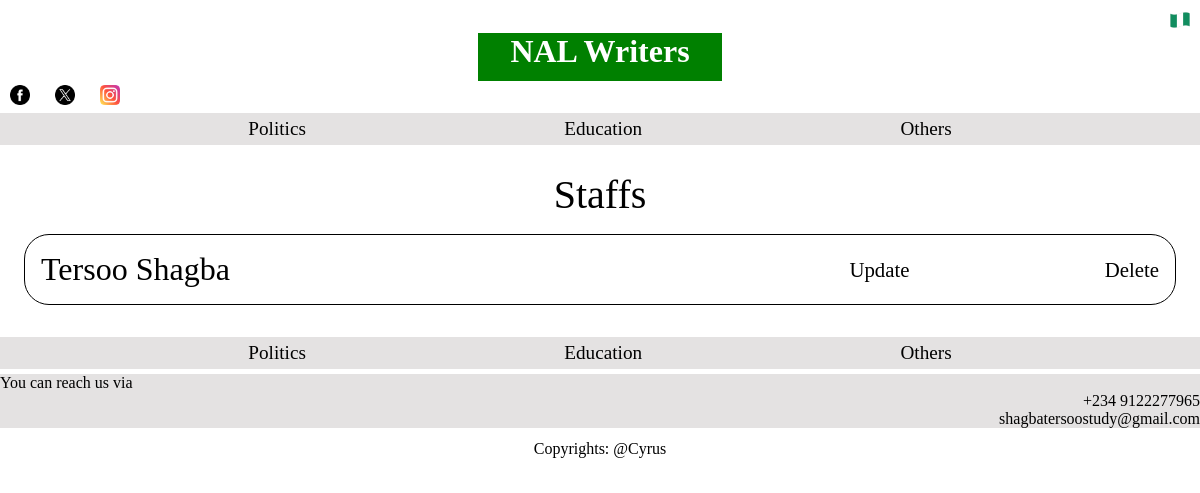
The page /staff-log/ on the database its author committed.
### base/models.py (models this page shows)
class Category(models.Model):
    name = models.CharField(max_length=50)
    def __str__(self):
        return self.name

class Staff(models.Model):
    user = models.ForeignKey(User, on_delete=models.CASCADE, null=False)
    field = models.CharField(max_length=50, null=False)
    date_of_birth = models.DateField()
    avatar = models.ImageField(default="avatar.jpeg", null=False)

class User(AbstractUser):
    first_name = models.CharField(max_length=50, null=False)
    last_name = models.CharField(max_length=50, null=False)
    username = models.CharField(max_length=50, null=True, default="John")
    email = models.EmailField(unique=True, null=False)
    phone = models.CharField(max_length=14)
    avatar = models.ImageField(default='avatar.jpeg', null=True)
    created = models.DateTimeField(auto_now_add=True)
    USERNAME_FIELD = "email"
    REQUIRED_FIELDS = ['username']

### base/views.py (the view)
# urls.py: path('staff-log/', views.allStaffs, name='staff-log'),
def allStaffs(request):
    staffs = Staff.objects.all()
    categories = Category.objects.all()[:4]
    context = {"staffs":staffs, "categories":categories}
    return render(request, 'base/staff-log.html', context)

### base/templates/base/staff-log.html (shortened to what this page needs)
{% load static %}
<!DOCTYPE html>
<html lang="en">
<head>
    <link rel="stylesheet" href="{% static 'styles/style.css' %}">
    <link rel="stylesheet" href="{%static 'styles/staffDesign.css' %}">
</head>
<body>
    <header>
        {% include "header-section.html" %}
    </header>
    <main>
        <div class="staff-log">
            <div class="section-title">
                Staffs
            </div>
            <div class="components">
                {% for staff in staffs %}
                <div class="staff">
                    <div class="staff-name"><a href="{% url 'staff' staff.id %}">{{staff.user.first_name}} {{staff.user.last_name}}</a></div>
                    <div class="update-staff"><a href="{% url 'update-staff' staff.id %}">Update</a></div>
                    <div class="delete-staff"><a href="{% url 'delete-staff' staff.id %}">Delete</a></div>
                </div>
                {% endfor %}
            </div>
        </div>
    </main>
    <footer>
        {% include "footer-section.html" %}
    </footer>
</body>
</html>

### templates/header-section.html (shortened to what this page needs)
{% load static %}
{% block content %}
<div class="flag">
    <img src="{% static 'images/flag.png' %}" alt="The Nigeria National Flag" class="minify">
</div>
<div class="major">
    <h1>NAL Writers</h1>
</div>
<div class="social-links">
    <div class="link">
        <a href="#">
            <img src="{% static 'images/facebook.png' %}" alt="NAL facebook link" class="minify">
        </a>
    </div>
    <div class="link">
        <a href="#">
            <img src="{% static 'images/twitter.png' %}" alt="NAL twitter link" class="minify">
        </a>
    </div>
    <div class="link">
        <a href="#">
            <img src="{% static 'images/instagram.png' %}" alt="NAL instagram link" class="minify">
        </a>
    </div>
</div>
<div class="news-sections">
    {% for category in categories %}
        <div class="sector">
            <a href="{% url 'category-page' category.id %}">{{category}}</a>
        </div>
    {% endfor %}
        <div class="sector">
            <a href="#">Others</a>
        </div>
</div>
{% endblock %}

### templates/footer-section.html (shortened to what this page needs)
<div class="news-sections">
    {% for category in categories %}
        <div class="sector">
            <a href="{% url 'category-page' category.id %}">{{category}}</a>
        </div>
    {% endfor %}
    <div class="sector">
        <a href="#">Others</a>
    </div>
</div>
<div class="contact">
    <div class="contact-head">You can reach us via</div>
    <div class="number">+234 9122277965</div>
    <div class="email">shagbatersoostudy@gmail.com</div>
</div>
<div class="copyrights">
    Copyrights: @Cyrus
</div>

### static/styles/style.css (style rules this page uses)
:root { --common-padding: 10px; --common-light-bg: rgb(228, 226, 226); }
* { margin: 0; padding: 0; box-sizing: border-box; }
header { display: flex; flex-direction: column; padding: 10px 0; }
header .flag { display: flex; flex-direction: row; justify-content: right; padding-right: var(--common-padding); margin-bottom: 3px; }
header .major { display: flex; height: 3rem; justify-content: center; align-items: center; color: white; }
header h1 { font-weight: bolder; background-color: green; padding: 0 2rem; height: 100%; }
.social-links { display: flex; justify-content: space-between; margin: 4px 0; padding-left: var(--common-padding); width: 10%; }
.social-links .link a { text-decoration: none; }
.news-sections { display: flex; justify-content: space-evenly; align-items: center; height: 2rem; background-color: var(--common-light-bg); }
.news-sections .sector { font-size: larger; padding: 0 var(--common-padding); }
.news-sections .sector a { text-decoration: none; color: black; }
.minify { width: 20px; height: 20px; }
footer { background-color: white; }
footer .contact { background-color: var(--common-light-bg); margin: 5px 0; }
.contact .number, .email { display: flex; justify-content: right; }
footer .copyrights { display: flex; justify-content: center; align-items: center; height: 2rem; }

### static/styles/staffDesign.css (style rules this page uses)
main { display: flex; flex-direction: column; justify-content: center; align-items: center; margin: 1rem 0; }
.staff-log { width: 100%; display: flex; flex-direction: column; justify-content: center; align-items: center; }
.staff-log .section-title { display: flex; justify-content: center; align-items: center; font-size: 2.5rem; }
.components { width: 96%; }
.components .staff { display: grid; grid-template-columns: 4fr 1fr 1fr; border: 0.1rem solid black; font-size: 1.3rem; padding: 1rem; border-radius: 25px; margin: 1rem 0; }
.components .staff a { text-decoration: none; color: black; }
.components .staff .staff-name { display: flex; justify-content: left; align-items: center; font-size: 2rem; }
.components .staff .update-staff { display: flex; justify-content: center; align-items: center; }
.components .staff .delete-staff { display: flex; justify-content: right; align-items: center; }

### rows shown on the page
Category: name "Politics"
Category: name "Education"
Staff: user.first_name "Tersoo", user.last_name "Shagba"
